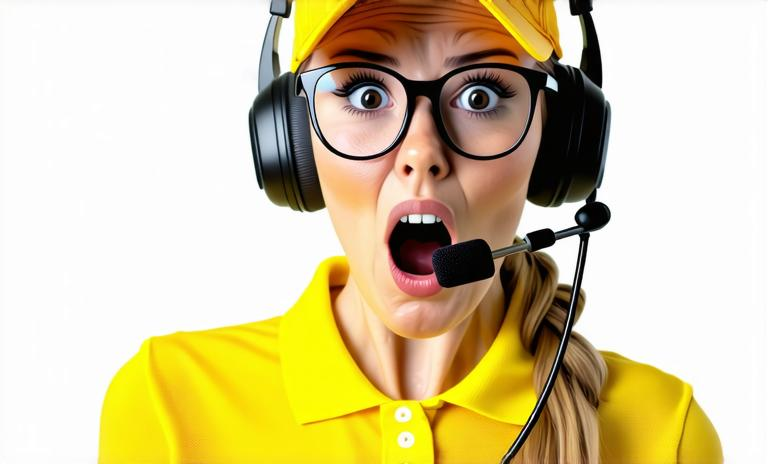
#> input picture AI_Image1.jpg, 768 x 464 px
$ python -i LBP_Sobel_saturation_model.py   (imports and definitions only)   (older library calls are emulated)
#> lines starting #> are read from the running program, lines starting #| are printed output that depends on the picture
#> further down, picture is the input picture: shape (464, 768, 3); mean B, G, R 154.8, 198.7, 213
from tqdm import tqdm
import pandas as pd
import numpy as np
import cv2
import os
from skimage.feature import local_binary_pattern
from sklearn.model_selection import train_test_split
from sklearn.discriminant_analysis import LinearDiscriminantAnalysis
from sklearn.preprocessing import StandardScaler
from sklearn.metrics import accuracy_score
import joblib

def extract_features(img_bgr):
    # Convert BGR image to grayscale for texture and edge features
    gray = cv2.cvtColor(img_bgr, cv2.COLOR_BGR2GRAY)
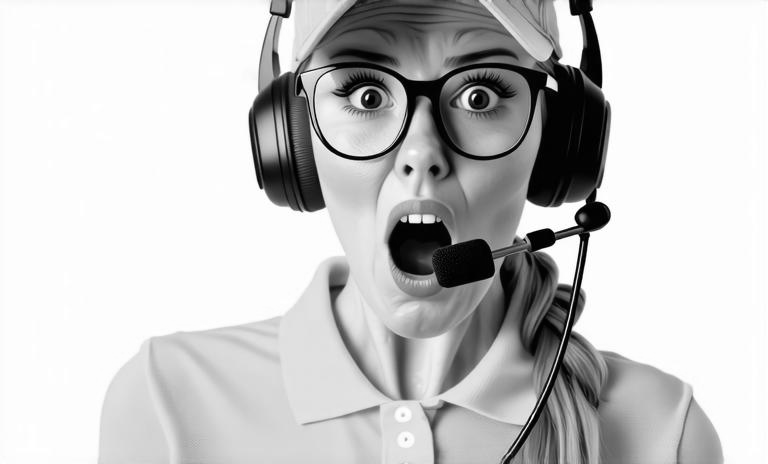
#> gray: shape (464, 768); min 0, max 255, mean 198

    # Compute LBP histogram for texture
    lbp = local_binary_pattern(gray, P=8, R=1, method="uniform")
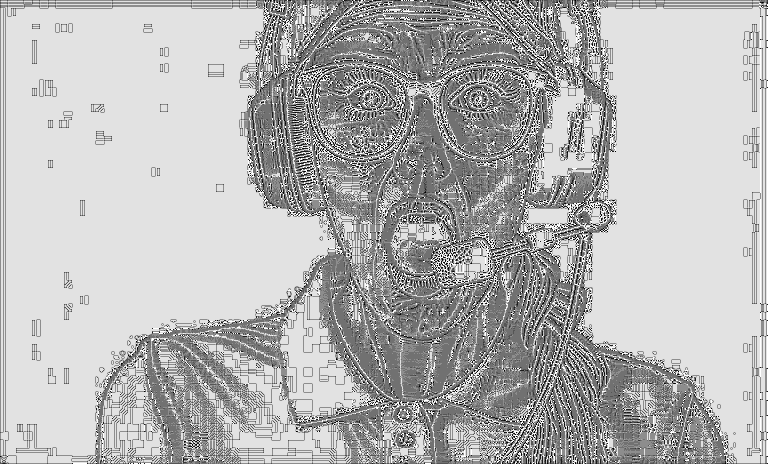
#> lbp: shape (464, 768) float64; min 0, max 9, mean 6.42; drawn with min black and max white
    n_bins = 10  # Number of histogram bins
    hist, _ = np.histogram(lbp.ravel(), bins=n_bins, range=(0, n_bins))
#> hist = [3882, 9224, 3751, 18019, 50597, 43595, 10166, 13667, 190642, 12809]
    hist = hist.astype(float) / (hist.sum() + 1e-7)  # Normalize LBP histogram
#> hist = [0.0109, 0.0259, 0.0105, 0.0506, 0.142, 0.122, 0.0285, 0.0384, 0.535, 0.0359]

    # Compute Sobel edge magnitude stats for sharpness
    sx = cv2.Sobel(gray, cv2.CV_64F, 1, 0, ksize=3)
    sy = cv2.Sobel(gray, cv2.CV_64F, 0, 1, ksize=3)
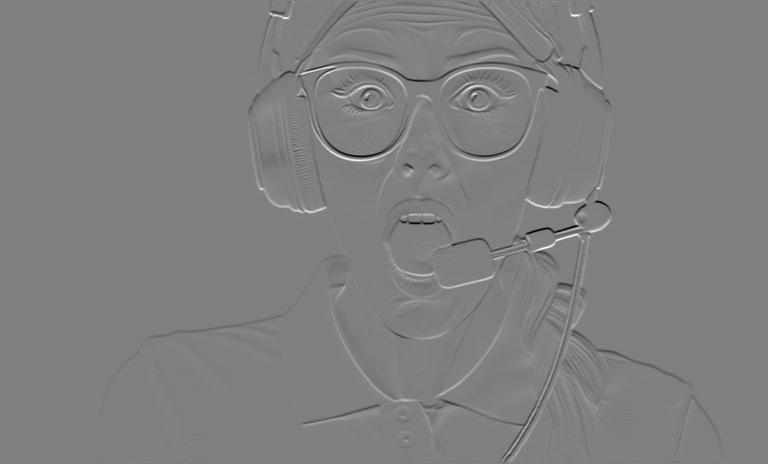
#> sy: shape (464, 768) float64; min -999, max 993, mean 0; drawn with min black and max white
    mag = np.hypot(sx, sy)
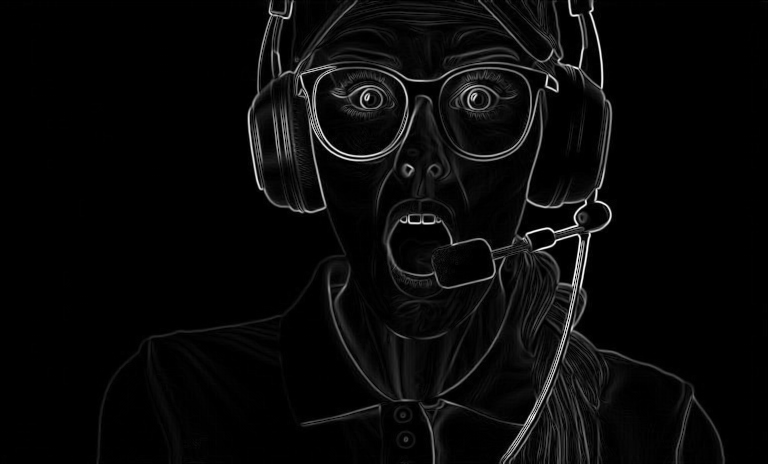
#> mag: shape (464, 768) float64; min 0, max 1027.2, mean 36.4; drawn with min black and max white
    mean_sobel, std_sobel = mag.mean(), mag.std()
#> mean_sobel = 36.43; std_sobel = 98.38

    # Apply high-pass filter to capture fine detail
    blurred = cv2.GaussianBlur(gray, (5, 5), sigmaX=1)
    highpass = cv2.subtract(gray, blurred)
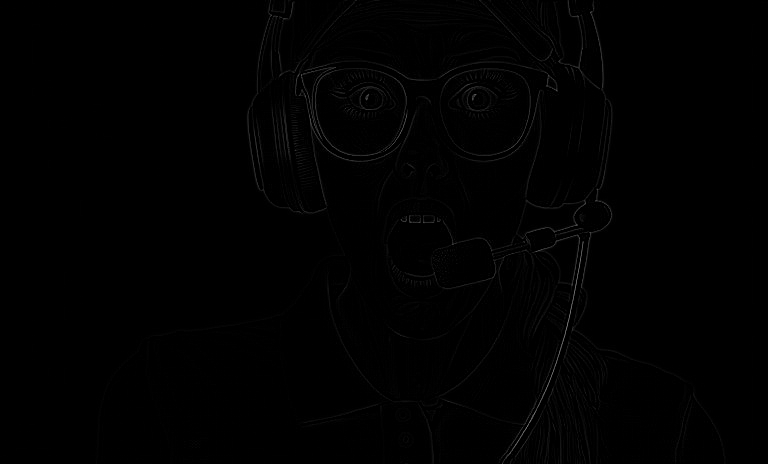
#> highpass: shape (464, 768); min 0, max 118, mean 1.1
    mean_hp, std_hp = highpass.mean(), highpass.std()
#> mean_hp = 1.07; std_hp = 4.78

    # Convert to HSV and compute color/lighting stats
    hsv = cv2.cvtColor(img_bgr, cv2.COLOR_BGR2HSV)
#> hsv: shape (464, 768, 3); mean H, S, V 17.7, 84.2, 213.8
    h, s, v = cv2.split(hsv)
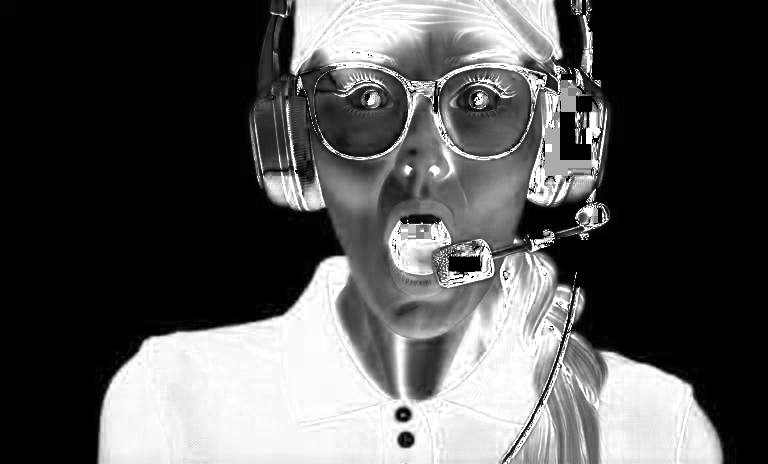
#> s: shape (464, 768); min 0, max 255, mean 84.2
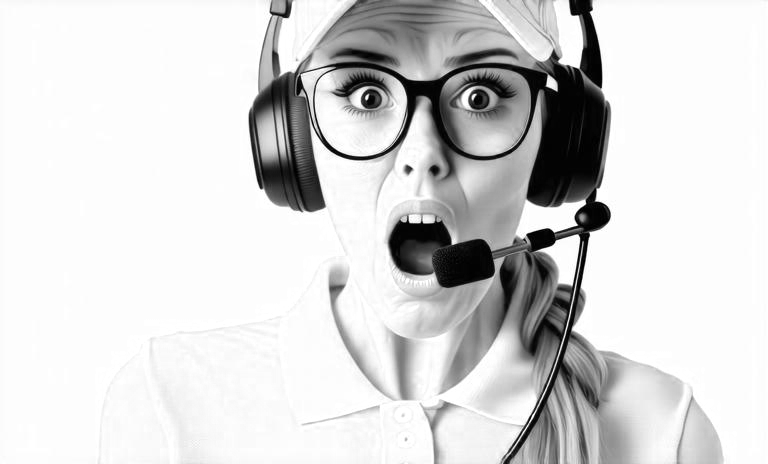
#> v: shape (464, 768); min 0, max 255, mean 213.8
    mean_h, std_h = h.mean(), h.std()
#> mean_h = 17.71; std_h = 31.88
    mean_s, std_s = s.mean(), s.std()
#> mean_s = 84.17; std_s = 102.1
    mean_v, std_v = v.mean(), v.std()
#> mean_v = 213.8; std_v = 71.2

    # Return concatenated feature vector
    return np.hstack([
        hist,
        mean_sobel, std_sobel,
        mean_hp, std_hp,
        mean_h, std_h,
        mean_s, std_s,
        mean_v, std_v
    ])

# [64 lines left out: function train, not called in this run]

>>> import cv2
>>> picture = cv2.imread('../AI_Image1.jpg')
>>> result = extract_features(picture)
#> result = 20 values, max 213.8 at index 18, min 0.0105 at index 2, mean 33.13

$ run again, on AI_fromtraindata.jpg
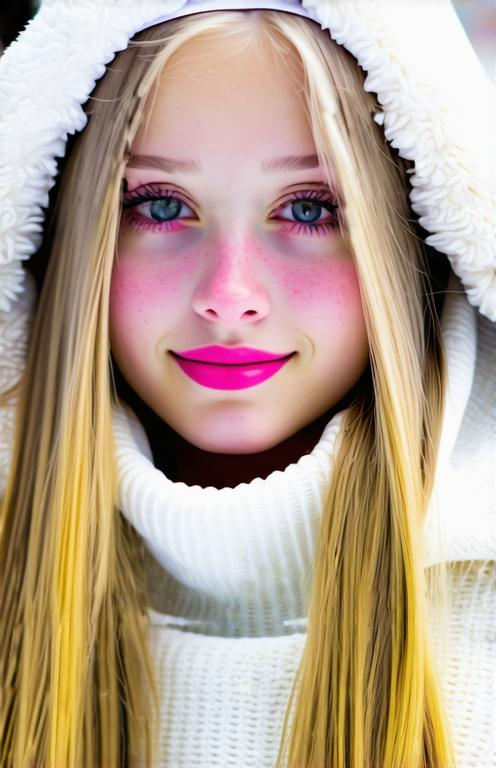
#> input picture AI_fromtraindata.jpg, 496 x 768 px
#> picture is the input picture: shape (768, 496, 3); mean B, G, R 143.9, 161.5, 183.1
#> in extract_features, `hist, _ = np.histogram(lbp.ravel(), bins=n_bins, range=(0, n_bins))`: hist = [5409, 21150, 7527, 34138, 124988, 75451, 20824, 26098, 42515, 22828]
#> in extract_features, `hist = hist.astype(float) / (hist.sum() + 1e-7)`: hist = [0.0142, 0.0555, 0.0198, 0.0896, 0.328, 0.198, 0.0547, 0.0685, 0.112, 0.0599]
#> mean_sobel = 56.14; std_sobel = 75.46
#> in extract_features, `highpass = cv2.subtract(gray, blurred)`:
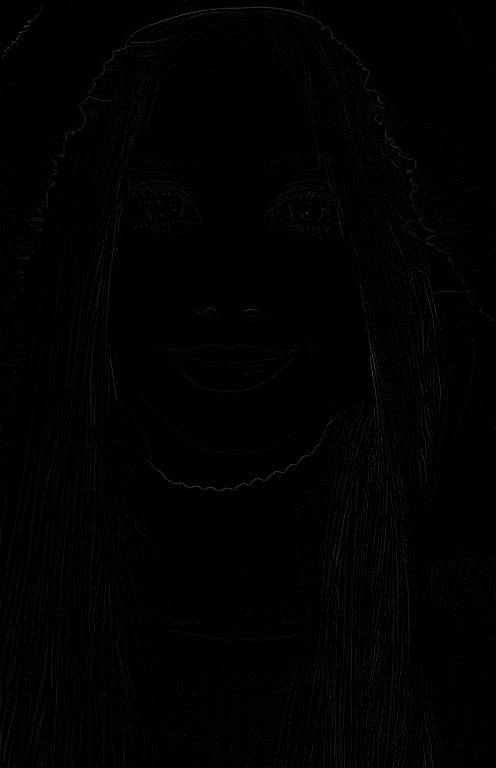
#> highpass: shape (768, 496); min 0, max 74, mean 1.5
#> mean_hp = 1.48; std_hp = 3.37
#> hsv: shape (768, 496, 3); mean H, S, V 57.3, 79.1, 185.7
#> in extract_features, `h, s, v = cv2.split(hsv)`:
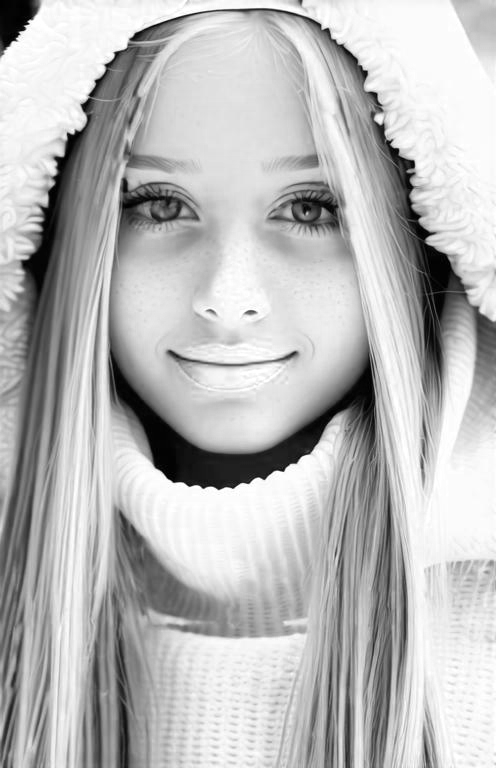
#> v: shape (768, 496); min 0, max 255, mean 185.7
#> mean_h = 57.32; std_h = 58.32
#> mean_s = 79.13; std_s = 68.48
#> mean_v = 185.7; std_v = 62.5
#> result = 20 values, max 185.7 at index 18, min 0.0142 at index 0, mean 32.45

$ run again, on AI2.png
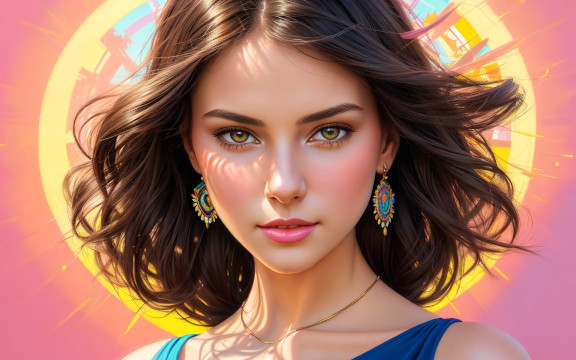
#> input picture AI2.png, 576 x 360 px
#> picture is the input picture: shape (360, 576, 3); mean B, G, R 100.4, 118.4, 168.9
#> in extract_features, `hist, _ = np.histogram(lbp.ravel(), bins=n_bins, range=(0, n_bins))`: hist = [8651, 12305, 6006, 20870, 40838, 34495, 11332, 17828, 35651, 19384]
#> in extract_features, `hist = hist.astype(float) / (hist.sum() + 1e-7)`: hist = [0.0417, 0.0593, 0.029, 0.101, 0.197, 0.166, 0.0546, 0.086, 0.172, 0.0935]
#> mean_sobel = 52.5; std_sobel = 76.37
#> in extract_features, `highpass = cv2.subtract(gray, blurred)`:
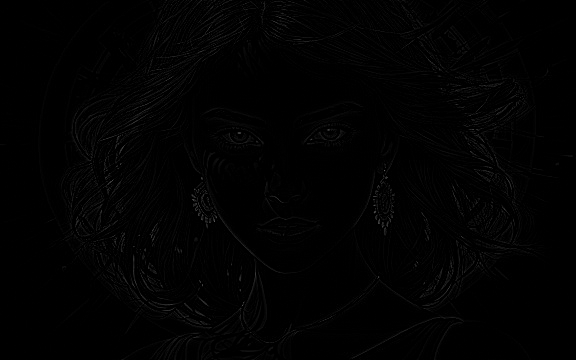
#> highpass: shape (360, 576); min 0, max 97, mean 1.9
#> mean_hp = 1.85; std_hp = 4.79
#> hsv: shape (360, 576, 3); mean H, S, V 43.9, 119, 171.1
#> in extract_features, `h, s, v = cv2.split(hsv)`:
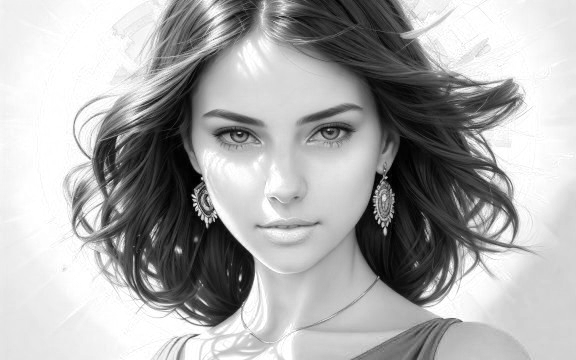
#> v: shape (360, 576); min 0, max 255, mean 171.1
#> mean_h = 43.93; std_h = 64.82
#> mean_s = 119; std_s = 41.79
#> mean_v = 171.1; std_v = 81.91
#> result = 20 values, max 171.1 at index 18, min 0.029 at index 2, mean 32.95
